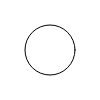
Frame 1 (no input)
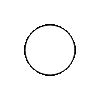
Frame 60 (no input)
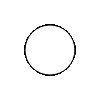
Frame 120 (the mouse pressed at the canvas centre since frame 60)

The p5.js sketch that drew these frames (run headless with seeded random() and noise() and a simulated clock; from frame 60 on, the mouse is pressed at the canvas centre):

// p5.js sketch
// ── sketch.js
function setup() {
  // uncomment this line to make the canvas the full size of the window
 //  createCanvas(windowWidth, windowHeight);
}

function draw() {
  // draw stuff here
   ellipse(50, 50, 50, 50);
}
